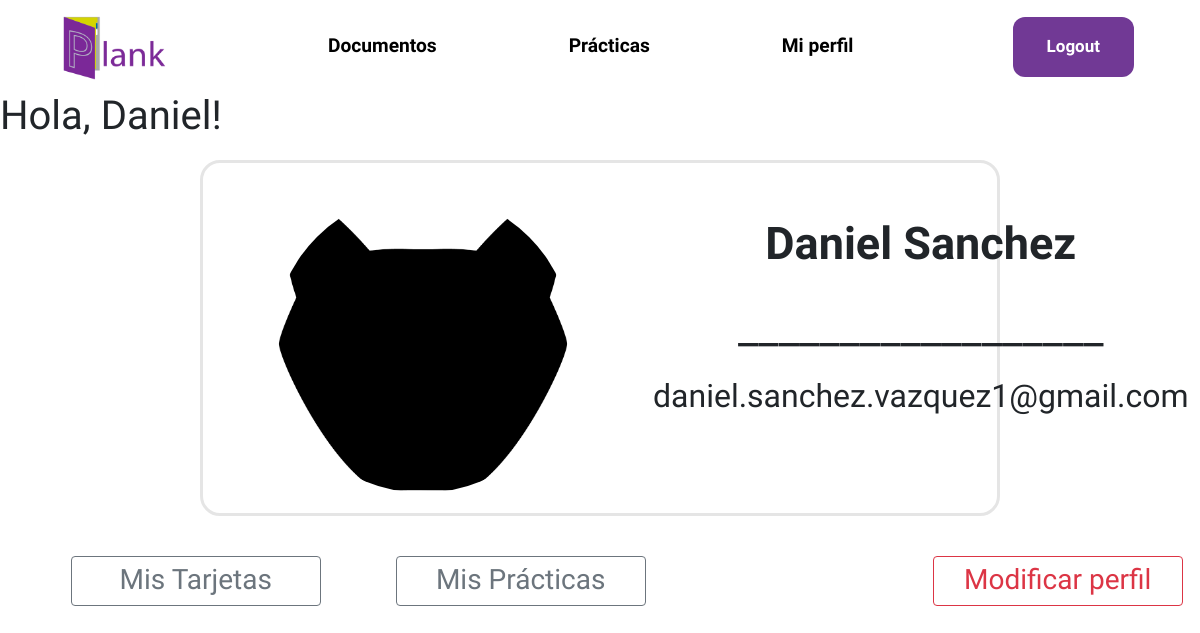
/perfil/ (signed in), run on the app's committed database.
### usuario/models.py (models this page shows, shortened)
class User(AbstractBaseUser,PermissionsMixin):
    nombre = models.CharField(max_length=100,blank=False)
    apellido = models.CharField(max_length=100, blank=True)
    email = models.EmailField(max_length=255, unique= True)
    password = models.CharField(max_length=200)
    imagenPerfil = models.ImageField(upload_to='pfp',default="planky.png",null=True,blank=True)
    is_active = models.BooleanField(default=True)
    is_staff = models.BooleanField(default=False)
    USERNAME_FIELD = 'email'
    REQUIRED_FIELDS = ['nombre'] #email & password estan por default
    objects = UserManager()

### usuario/views.py (the view)
# urls.py: path("perfil/",views.perfil,name="perfil"),
def perfil(request):
    return render(request, "users/perfil.html")

### usuario/templates/users/perfil.html (shortened to what this page needs)
{% extends 'core/layout.html' %}
{% load static %}
{%if user.is_authenticated %}
{%block cssPath%}
<link rel="stylesheet" href="{% static 'user/tarjetaPerfil.css' %}"  type="text/css" />
{%endblock cssPath%}
{% block body %}
    <h1>Hola, {{request.user.nombre}}!</h1>
    <div class = "lab-container">
        <div id="columnaUNO">
            <img  style="width: 300px; height: 300px; border-radius: 400px;" src="{{request.user.imagenPerfil.url}}"/>
        </div>
        <div id="columnaDOS">
            <form action="ejemplo.php" method="get">
                <div id="nombres">
                    <p><b>{{request.user.nombre}} {{request.user.apellido}}</b></p>
                    __________________
                    <p><h2>{{request.user.email}}</h2></p>
                </div>
            </form>
        </div>
    </div>
    <p style="color:white";>Red paragraph text </p>
    <a class="btn btn-outline-secondary" href="{%url 'usuario:modificarPerfil'%}" style='width:250px; height:50px;' >
        <h3>Mis Tarjetas</h3></a>
      <a class="btn btn-outline-secondary" href="{%url 'usuario:modificarPerfil'%}" style='width:250px; height:50px;' >
        <h3>Mis Prácticas</h3></a>
        <a class="btn btn-outline-danger" href="{%url 'usuario:modificarPerfil'%}" style='width:250px; height:50px;' >
            <h3>Modificar perfil</h3></a>
{% endblock body %}
{% else %}
<H1>Repámpanos! Parece que tu sesión no está iniciada, buen intento, querido tramposo.</H1>
{% endif %}

### core/static/core/stylesheet.css (style rules this page uses)
* { font-family: 'Asap', sans-serif; --plank-main-color:#713995; }

### usuario/static/user/tarjetaPerfil.css (style rules this page uses)
* { font-family: 'Asap', sans-serif; }
.lab-container { border: solid #E5E5E5 !important ; border-radius: 20PX; margin-top: 20px; margin-right: 200px; margin-left: 200px; background-color: #ffffff !important ; text-align:center; padding-top: 20px; padding-bottom: 20px; padding-left: 20px; }
* { margin:0; padding:0; }
#columnaUNO { top:300px; left:100px; width:400px; margin-top:10px; }
#columnaDOS { position:absolute; top:200px; margin-left:430px; margin-right:20px; margin-top:10px; }
#nombres { font-size: 45px; }

### data on the page
User: user.nombre "Daniel", user.imagenPerfil (picture), user.apellido "Sanchez", user.email "daniel.sanchez.vazquez1@gmail.com"
